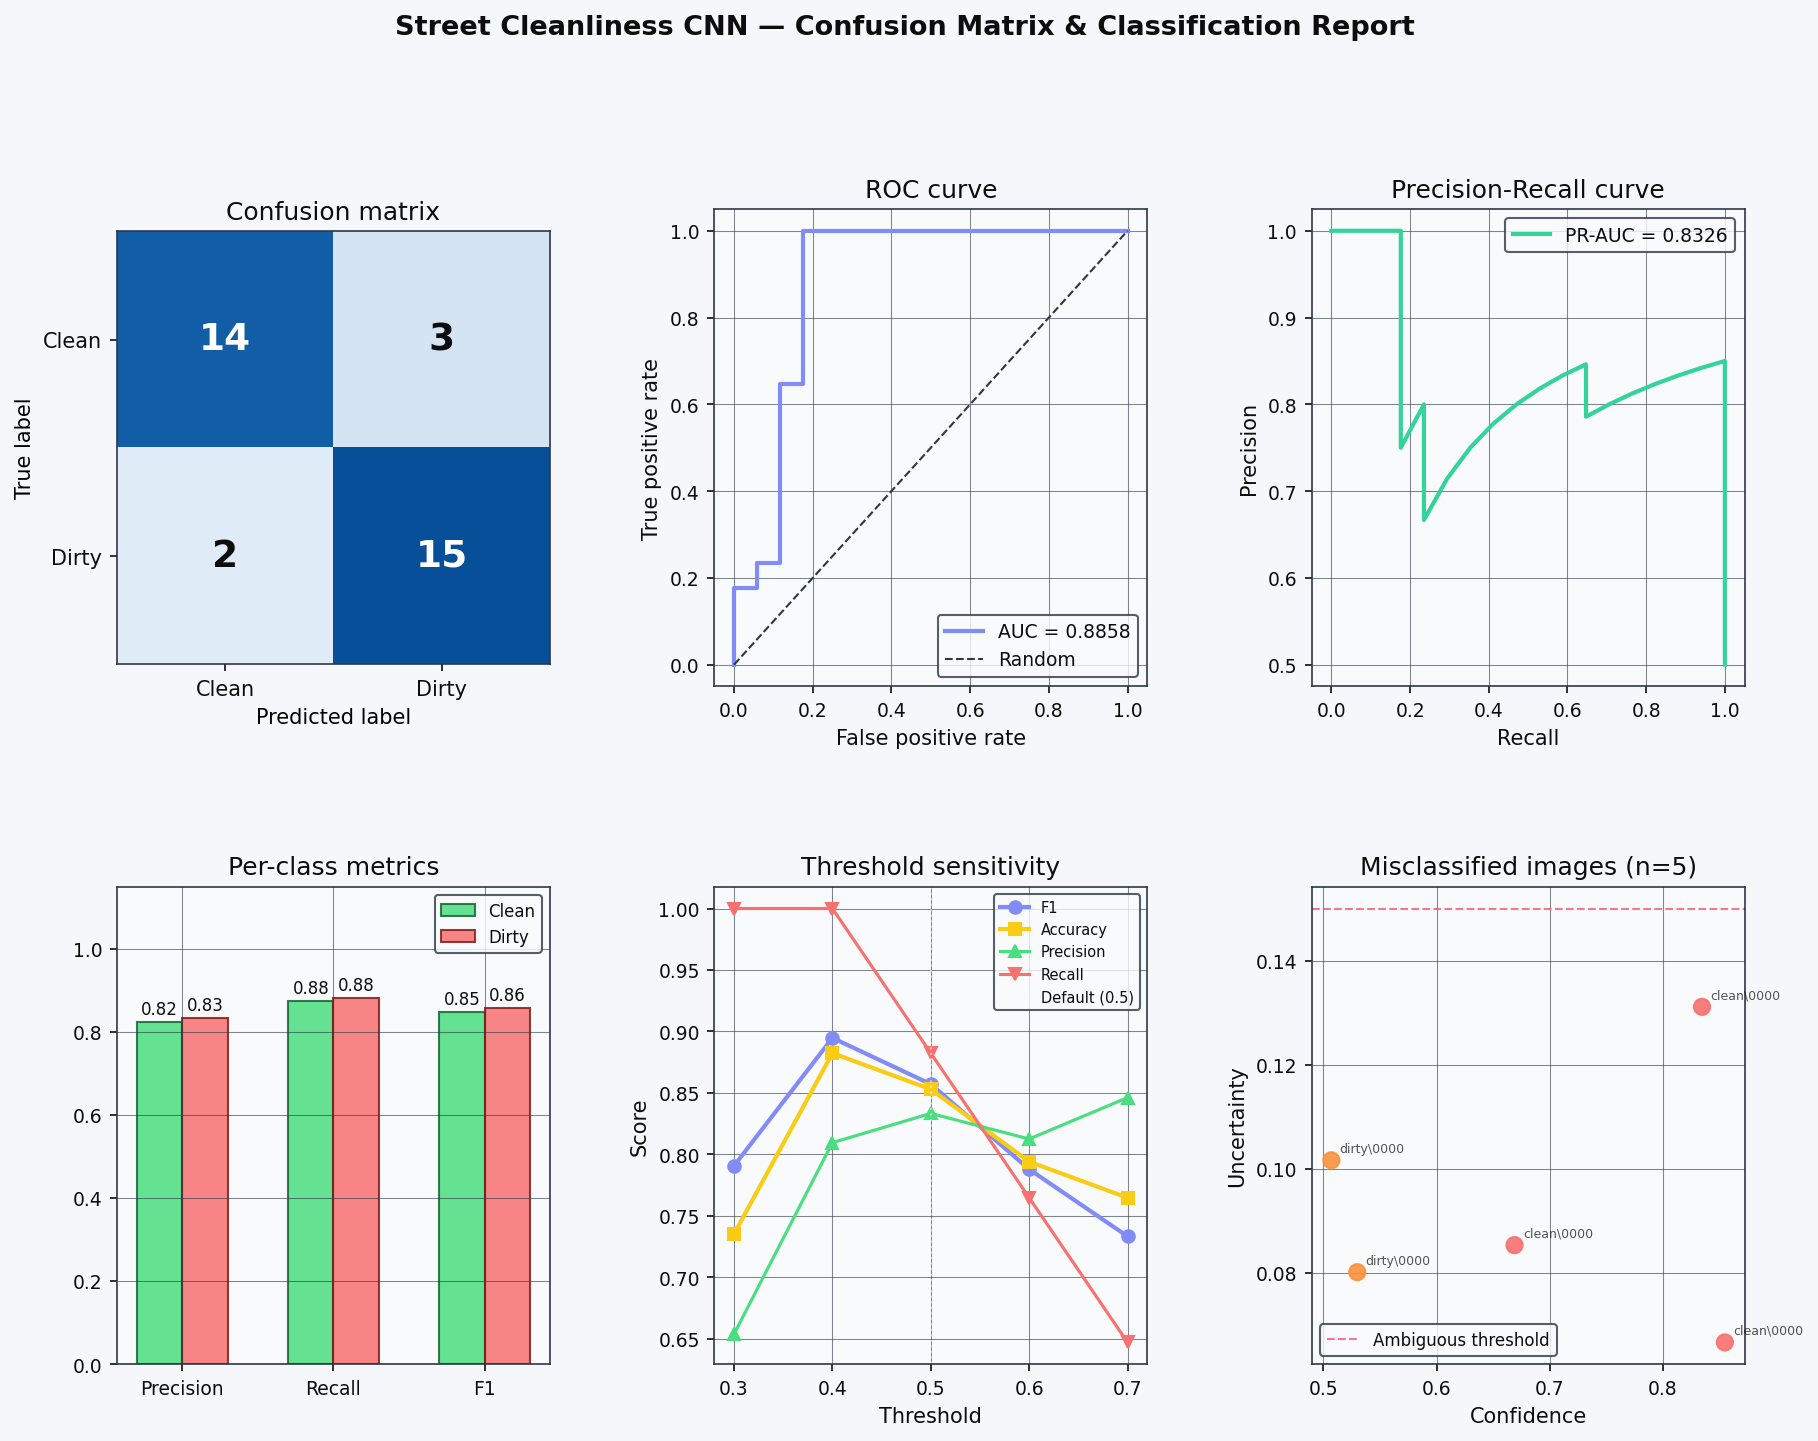

This figure's Python source:
import json
import numpy as np
import matplotlib.pyplot as plt
import matplotlib.gridspec as gridspec
from sklearn.metrics import (
    confusion_matrix, classification_report,
    roc_curve, auc, precision_recall_curve
)

# ── Load results ──────────────────────────────────────────────────
with open("stats_summary.json") as f:
    data = json.load(f)

true_labels  = np.array([1 if d["true_label"] == "Dirty" else 0 for d in data])
pred_labels  = np.array([1 if d["predicted"]  == "Dirty" else 0 for d in data])
raw_scores   = np.array([d["raw_score"] for d in data])   # sigmoid output
confidences  = np.array([d["confidence"] for d in data])

# ── Print classification report ───────────────────────────────────
print("=" * 52)
print("  CLASSIFICATION REPORT")
print("=" * 52)
print(classification_report(true_labels, pred_labels,
                             target_names=["Clean", "Dirty"], digits=4))

# Manual breakdown
cm = confusion_matrix(true_labels, pred_labels)
tn, fp, fn, tp = cm.ravel()
print(f"  True Negatives  (Clean → Clean) : {tn}")
print(f"  False Positives (Clean → Dirty) : {fp}  ← clean street wrongly flagged")
print(f"  False Negatives (Dirty → Clean) : {fn}  ← dirty street missed")
print(f"  True Positives  (Dirty → Dirty) : {tp}")
print()
print(f"  Accuracy   : {(tp+tn)/(tp+tn+fp+fn)*100:.2f}%")
print(f"  Precision  : {tp/(tp+fp)*100:.2f}%  (of predicted Dirty, how many truly Dirty)")
print(f"  Recall     : {tp/(tp+fn)*100:.2f}%  (of actual Dirty, how many caught)")
print(f"  F1 Score   : {2*tp/(2*tp+fp+fn)*100:.2f}%")
fpr, tpr, thresholds = roc_curve(true_labels, raw_scores)
roc_auc = auc(fpr, tpr)
print(f"  ROC-AUC    : {roc_auc:.4f}")
print("=" * 52)

# Threshold analysis
print("\n  THRESHOLD SENSITIVITY")
print("  " + "-" * 46)
print(f"  {'Threshold':>10}  {'Precision':>10}  {'Recall':>8}  {'F1':>8}  {'Accuracy':>10}")
for t in [0.3, 0.4, 0.5, 0.6, 0.7]:
    preds_t = (raw_scores >= t).astype(int)
    cm_t    = confusion_matrix(true_labels, preds_t)
    tn_t, fp_t, fn_t, tp_t = cm_t.ravel()
    prec = tp_t/(tp_t+fp_t) if (tp_t+fp_t) > 0 else 0
    rec  = tp_t/(tp_t+fn_t) if (tp_t+fn_t) > 0 else 0
    f1   = 2*prec*rec/(prec+rec) if (prec+rec) > 0 else 0
    acc  = (tp_t+tn_t)/len(true_labels)
    print(f"  {t:>10.1f}  {prec:>10.4f}  {rec:>8.4f}  {f1:>8.4f}  {acc:>10.4f}")
print()

# ── Plots ─────────────────────────────────────────────────────────
fig = plt.figure(figsize=(14, 10))
fig.patch.set_facecolor("#f6f7fa")
gs  = gridspec.GridSpec(2, 3, figure=fig, hspace=0.42, wspace=0.38)

CLEAN_C = "#4ade80"; DIRTY_C = "#f87171"
TEXT_C  = "#0d0d0d"; GRID_C  = "#2d3748"; BG_C = "#f9fafb"

def style_ax(ax):
    ax.set_facecolor(BG_C)
    ax.tick_params(colors=TEXT_C, labelsize=9)
    ax.xaxis.label.set_color(TEXT_C)
    ax.yaxis.label.set_color(TEXT_C)
    ax.title.set_color(TEXT_C)
    for spine in ax.spines.values():
        spine.set_edgecolor(GRID_C)
    ax.grid(True, color=GRID_C, linewidth=0.5, alpha=0.6)

# 1. Confusion matrix heatmap
ax1 = fig.add_subplot(gs[0, 0])
im = ax1.imshow(cm, interpolation="nearest",
                cmap=plt.cm.Blues, vmin=0, vmax=cm.max()+2)
ax1.set_xticks([0,1]); ax1.set_yticks([0,1])
ax1.set_xticklabels(["Clean","Dirty"], color=TEXT_C)
ax1.set_yticklabels(["Clean","Dirty"], color=TEXT_C)
ax1.set_xlabel("Predicted label"); ax1.set_ylabel("True label")
ax1.set_title("Confusion matrix")
for i in range(2):
    for j in range(2):
        ax1.text(j, i, str(cm[i, j]), ha="center", va="center",
                 color="white" if cm[i,j] > cm.max()/2 else TEXT_C,
                 fontsize=18, fontweight="bold")
ax1.title.set_color(TEXT_C)
ax1.tick_params(colors=TEXT_C)
for spine in ax1.spines.values():
    spine.set_edgecolor(GRID_C)

# 2. ROC curve
ax2 = fig.add_subplot(gs[0, 1])
ax2.plot(fpr, tpr, color="#818cf8", linewidth=2, label=f"AUC = {roc_auc:.4f}")
ax2.plot([0,1],[0,1], color=GRID_C, linewidth=1, linestyle="--", label="Random")
ax2.set_xlabel("False positive rate"); ax2.set_ylabel("True positive rate")
ax2.set_title("ROC curve")
ax2.legend(fontsize=9, labelcolor=TEXT_C, facecolor=BG_C, edgecolor=GRID_C)
style_ax(ax2)

# 3. Precision-Recall curve
ax3 = fig.add_subplot(gs[0, 2])
prec_curve, rec_curve, _ = precision_recall_curve(true_labels, raw_scores)
pr_auc = auc(rec_curve, prec_curve)
ax3.plot(rec_curve, prec_curve, color="#34d399", linewidth=2, label=f"PR-AUC = {pr_auc:.4f}")
ax3.set_xlabel("Recall"); ax3.set_ylabel("Precision")
ax3.set_title("Precision-Recall curve")
ax3.legend(fontsize=9, labelcolor=TEXT_C, facecolor=BG_C, edgecolor=GRID_C)
style_ax(ax3)

# 4. Per-class precision / recall / F1 bar chart
ax4 = fig.add_subplot(gs[1, 0])
metrics_clean = [
    tn/(tn+fp) if (tn+fp) > 0 else 0,  # precision
    tn/(tn+fn) if (tn+fn) > 0 else 0,  # recall
    0
]
metrics_dirty = [tp/(tp+fp) if (tp+fp)>0 else 0,
                 tp/(tp+fn) if (tp+fn)>0 else 0, 0]
f1_clean = 2*metrics_clean[0]*metrics_clean[1]/(metrics_clean[0]+metrics_clean[1]+1e-9)
f1_dirty = 2*metrics_dirty[0]*metrics_dirty[1]/(metrics_dirty[0]+metrics_dirty[1]+1e-9)
metrics_clean[2] = f1_clean; metrics_dirty[2] = f1_dirty
x = np.arange(3); w = 0.3
bars1 = ax4.bar(x - w/2, metrics_clean, w, label="Clean", color=CLEAN_C, alpha=0.85, edgecolor="#166534")
bars2 = ax4.bar(x + w/2, metrics_dirty, w, label="Dirty", color=DIRTY_C, alpha=0.85, edgecolor="#7f1d1d")
ax4.set_xticks(x)
ax4.set_xticklabels(["Precision","Recall","F1"])
ax4.set_ylim(0, 1.15); ax4.set_title("Per-class metrics")
ax4.legend(fontsize=8, labelcolor=TEXT_C, facecolor=BG_C, edgecolor=GRID_C)
for bar in list(bars1)+list(bars2):
    ax4.text(bar.get_x()+bar.get_width()/2, bar.get_height()+0.02,
             f"{bar.get_height():.2f}", ha="center", color=TEXT_C, fontsize=8)
style_ax(ax4)

# 5. Threshold sensitivity
ax5 = fig.add_subplot(gs[1, 1])
ts = [0.3, 0.4, 0.5, 0.6, 0.7]
f1s, accs, precs, recs = [], [], [], []
for t in ts:
    pt = (raw_scores >= t).astype(int)
    cmt = confusion_matrix(true_labels, pt)
    tnt,fpt,fnt,tpt = cmt.ravel()
    pr = tpt/(tpt+fpt) if (tpt+fpt)>0 else 0
    rc = tpt/(tpt+fnt) if (tpt+fnt)>0 else 0
    f1s.append(2*pr*rc/(pr+rc+1e-9))
    accs.append((tpt+tnt)/len(true_labels))
    precs.append(pr); recs.append(rc)
ax5.plot(ts, f1s,  "o-", color="#818cf8", linewidth=2, label="F1")
ax5.plot(ts, accs, "s-", color="#facc15", linewidth=2, label="Accuracy")
ax5.plot(ts, precs,"^-", color=CLEAN_C,  linewidth=1.5, label="Precision")
ax5.plot(ts, recs, "v-", color=DIRTY_C,  linewidth=1.5, label="Recall")
ax5.axvline(0.5, color="white", linewidth=1, linestyle=":", alpha=0.5, label="Default (0.5)")
ax5.set_xlabel("Threshold"); ax5.set_ylabel("Score")
ax5.set_title("Threshold sensitivity")
ax5.legend(fontsize=7, labelcolor=TEXT_C, facecolor=BG_C, edgecolor=GRID_C)
style_ax(ax5)

# 6. Misclassified images summary
ax6 = fig.add_subplot(gs[1, 2])
wrong = [d for d in data if not d["correct"]]
wrong_confs = [d["confidence"] for d in wrong]
wrong_unc   = [d["uncertainty"] for d in wrong]
wrong_types = [f"{d['true_label']}→{d['predicted']}" for d in wrong]
colors_w    = [DIRTY_C if "Clean→" in t else "#fb923c" for t in wrong_types]
ax6.scatter(wrong_confs, wrong_unc, c=colors_w, s=60, alpha=0.9, zorder=3)
ax6.axhline(0.15, color="#f43f5e", linewidth=1, linestyle="--", alpha=0.7, label="Ambiguous threshold")
for i, d in enumerate(wrong):
    ax6.annotate(d["filename"].split("/")[-1][:10],
                 (wrong_confs[i], wrong_unc[i]),
                 fontsize=6, color=TEXT_C, alpha=0.7,
                 xytext=(4, 4), textcoords="offset points")
ax6.set_xlabel("Confidence"); ax6.set_ylabel("Uncertainty")
ax6.set_title(f"Misclassified images (n={len(wrong)})")
ax6.legend(fontsize=8, labelcolor=TEXT_C, facecolor=BG_C, edgecolor=GRID_C)
style_ax(ax6)

fig.suptitle("Street Cleanliness CNN — Confusion Matrix & Classification Report",
             color=TEXT_C, fontsize=13, fontweight="bold", y=1.01)

plt.savefig("confusion_matrix_analysis.png", dpi=150,
            bbox_inches="tight", facecolor=fig.get_facecolor())
plt.show()
print("Plot saved → confusion_matrix_analysis.png")
